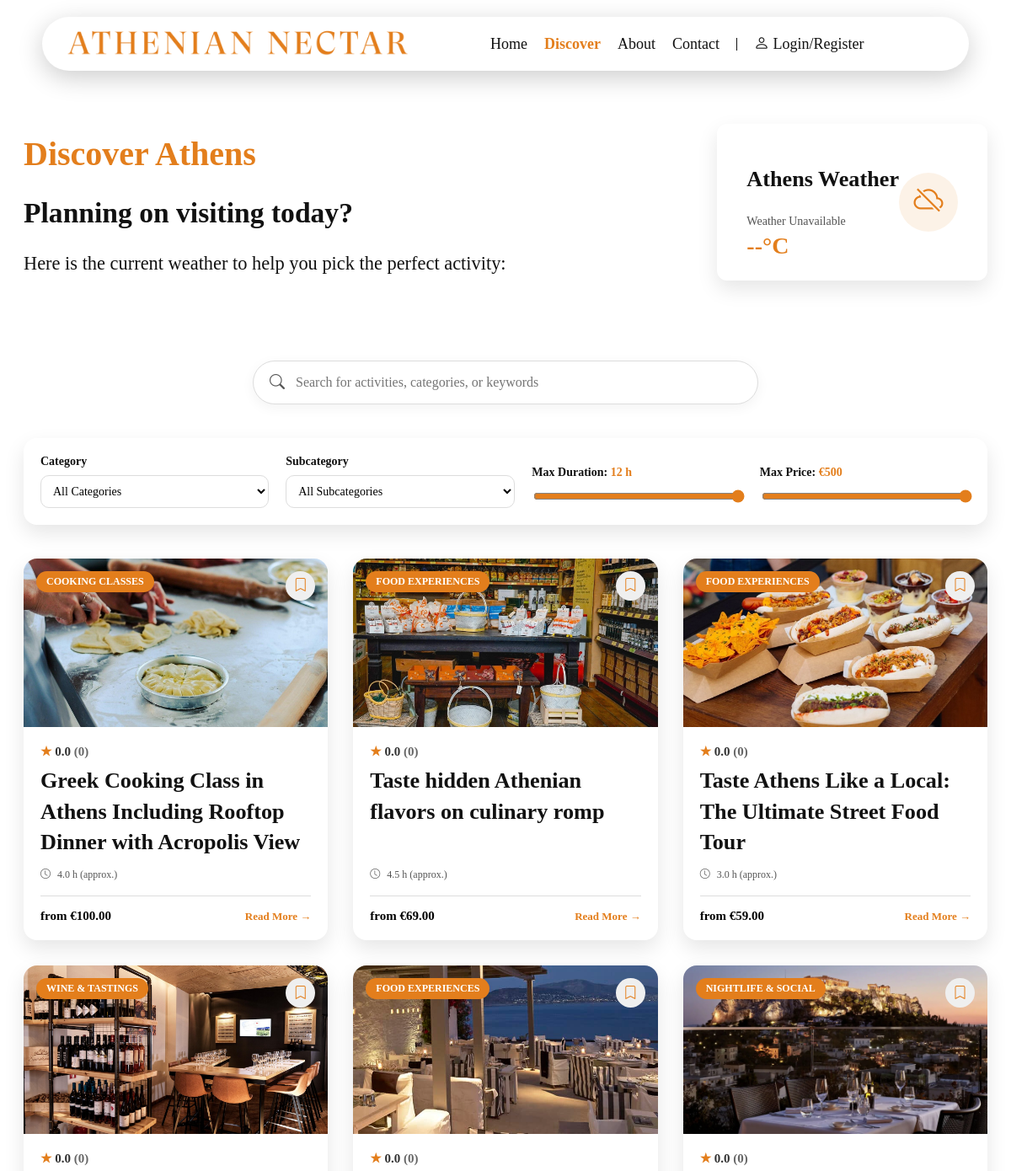
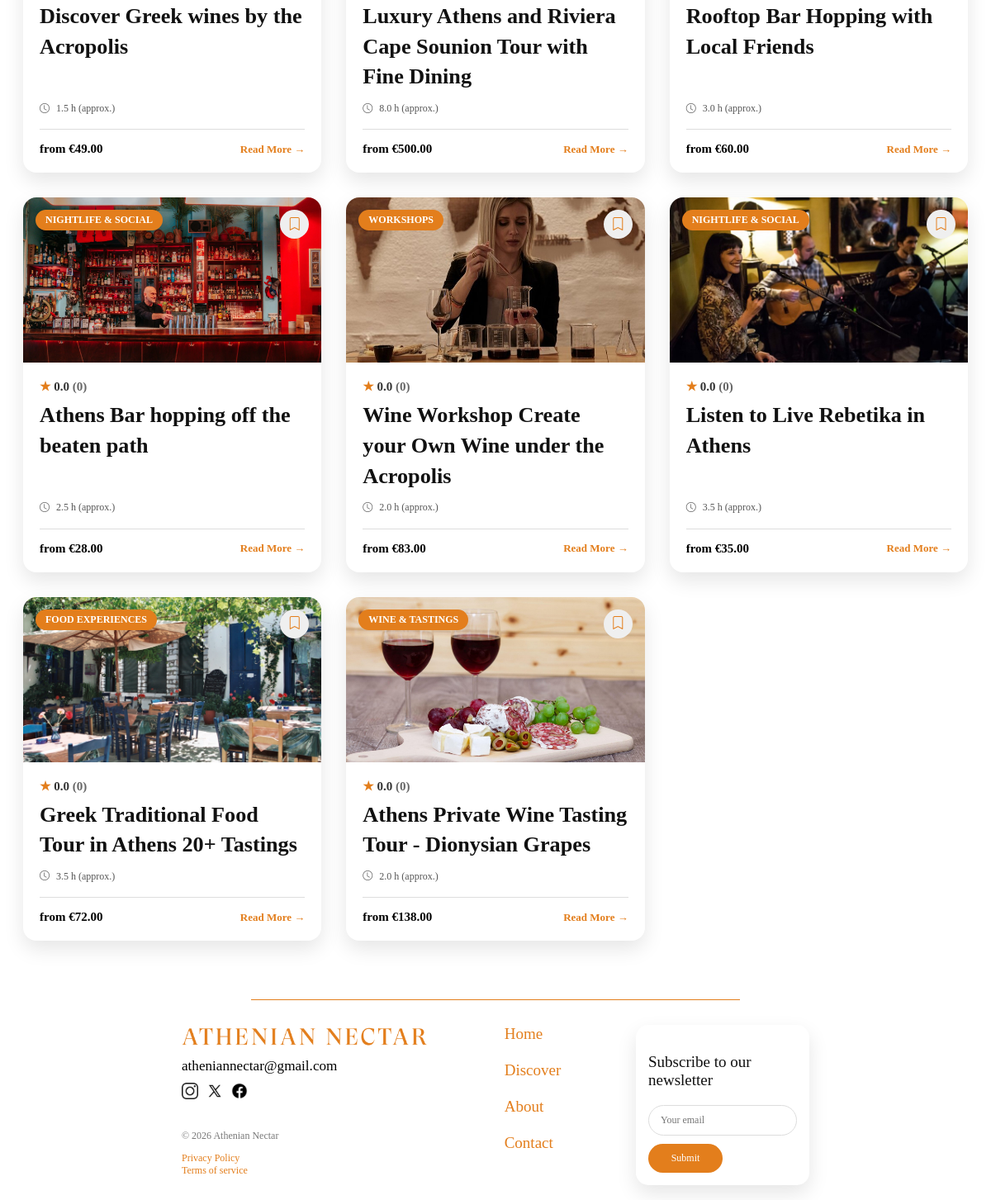
The page /discover/ on the database its author committed (2 pictures, top to bottom).
### experiences/models.py (models this page shows, shortened)
class Experience(models.Model):
    title = models.CharField(max_length=100)
    category = models.ForeignKey(Category, on_delete=models.CASCADE)
    subcategory = models.ForeignKey(Subcategory, on_delete=models.SET_NULL, blank=True, null=True)
    description = models.TextField()
    image = models.ImageField(upload_to='experiences/')
    price = models.DecimalField(max_digits=6, decimal_places=2)
    duration = models.DecimalField(max_digits=3, decimal_places=1)
    @property #allows calling a method without parameters
    def average_rating(self):
        avg = self.reviews.aggregate(Avg('rating'))['rating__avg']
        if avg is not None:
            return round(avg, 1)
        return 0.0

class Category(models.Model):
    name = models.CharField(max_length=30)
    class Meta:
        verbose_name_plural = "Categories"

### experiences/views.py (the view)
# urls.py: path('discover/', include('experiences.urls')),
def discover(request):
    all_items = Experience.objects.all()
    categories = Category.objects.all()
    subcategories = Subcategory.objects.all()
    durations = Experience.objects.exclude(duration__isnull=True).values_list('duration', flat=True).distinct().order_by('duration')
    context = {
        'items': all_items,
        'categories': categories,
        'subcategories': subcategories,
        'durations': durations,
    }
    return render(request, 'experiences/discover.html', context)

### orders/context_processors.py (called while the page is built)
def cart_processor(request):
    cart = request.session.get('cart', {})
    cart_item_count = len(cart)
    return {'cart_item_count': cart_item_count}

### experiences/templates/experiences/discover.html (shortened to what this page needs)
{% extends 'home/base.html' %}
{% load static %}
{% block extra_css %}
    <link rel="stylesheet" href="{% static 'css/discover.css' %}">
{% endblock %}
{% block content %}
<div class="discover-container">
    <div class="discover-header-layout">
        <div class="discover-header-text">
            <h1 class="orange-title">Discover Athens</h1>
            <h2>Planning on visiting today?</h2>
            <p class="subtitle">Here is the current weather to help you pick the perfect activity:</p>
        </div>
        <div class="discover-header-widget">
            <div id="weather-widget" class="weather-card" aria-live="polite">
                <div class="weather-info">
                    <h3><b>Athens Weather</b></h3>
                    <p id="weather-description">Loading...</p>
                    <h2 id="weather-temperature">--°C</h2>
                </div>
                <div class="weather-icon-container">
                    <i id="weather-icon" class="bi bi-hourglass-split" aria-hidden="true"></i>
                </div>
            </div>
        </div>
    </div>
</div>
<section class="blog-section" aria-label="Blog posts and search">
    <div class="discover-container">
        <div class="search-container">
            <i class="bi bi-search search-icon" aria-hidden="true"></i>
            <input type="text" id="blog-search" placeholder="Search for activities, categories, or keywords" maxlength="25" aria-label="Search blog posts">
        </div>
        <div class="filter-container">
            <div class="filter-group">
                <label for="category-filter" class="filter-label">Category</label>
                <select id="category-filter" class="filter-control">
                    <option value="">All Categories</option>
                </select>
            </div>
            <div class="filter-group">
                <label for="subcategory-filter" class="filter-label">Subcategory</label>
                <select id="subcategory-filter" class="filter-control">
                    <option value="">All Subcategories</option>
                </select>
            </div>
            <div class="filter-group slider-group">
                <label for="duration-filter" class="filter-label">
                    Max Duration: <span class="price-highlight"><span id="duration-value">12</span> h</span>
                </label>
                <input type="range" id="duration-filter" min="0" max="12" step="0.5" value="12">
            </div>
            <div class="filter-group slider-group">
                <label for="price-filter" class="filter-label">
                    Max Price: <span class="price-highlight">€<span id="price-value">500</span></span>
                </label>
                <input type="range" id="price-filter" min="0" max="500" value="500">
            </div>
        </div>
        <div class="blog-grid">
            {% for item in items %}
                <article class="blog-card"
                        aria-labelledby="blog-title-{{ item.id }}"
                        data-price="{{item.price}}"
                        data-category="{{ item.category.name|lower }}"
                        data-subcategory="{% if item.subcategory %}{{ item.subcategory.name|lower }}{% endif %}"
                        data-duration="{% if item.duration %}{{ item.duration|lower }}{% endif %}">
                    <div class="blog-image-wrapper">
                        {% if item.image %}
                            <img src="{{ item.image.url }}" class="blog-img" alt="Photo of {{ item.title }}">
                        {% endif %}
                        <span class="blog-category" aria-label="Category: {{ item.category.name }}">
                            {{ item.category.name }}
                        </span>
                        <button class="save-button"
                                title="Save to Favorites"
                                data-id="{{ item.id }}"
                                data-auth="{{ user.is_authenticated|yesno:'true,false' }}"
                                aria-label="Save {{ item.title }} to favorites">
                            {% if user.is_authenticated and item in user.profile.favorites.all %}
                                <i class="bi bi-bookmark-fill" aria-hidden="true" ></i>
                            {% else %}
                                <i class="bi bi-bookmark" aria-hidden="true"></i>
                            {% endif %}
                        </button>
                    </div>
                    <div class="blog-content">
                        <div class="blog-rating">
                            <span class="blog-rating-star">★</span>
                            {{ item.average_rating }}
                            <span class="blog-rating-number">({{ item.reviews.count }})</span>
                        </div>
                        <h3 id="blog-title-{{ item.id }}">
                            <a href="{% url 'experience_detail' item.id %}">{{ item.title }}</a>
                        </h3>
                        <div class="blog-details">
                            {% if item.duration %}
                                <div>
                                    <i class="bi bi-clock"></i> {{ item.duration }} h (approx.)
                                </div>
                            {% endif %}
                        </div>
                        <div class="blog-bottom-part">
                            <span class="price">
                                <b>from €{{ item.price }}</b>
                            </span>
                            <a href="{% url 'experience_detail' item.id %}" class="read-more">
                                <b> Read More <span aria-hidden="true">→</span></b>
                            </a>
                        </div>
                    </div>
                </article>
            {% endfor %}
        </div>
    </div>
</section>
{% endblock %}

### home/static/css/style.css (style rules this page uses)
:root { --bg-color: #ffffff; --text-color: #111111; --text-muted: #555555; --border-color: #dddddd; --line-color: #000000; }
body { background-color: var(--bg-color); color: var(--text-color); transition: background-color 0.3s ease, color 0.3s ease; font-family: 'Georgia', 'Perpetua', 'Perpetua Titling MT', 'Times New Roman',serif; font-size: 140%; display: flex; flex-direction: column; min-height: 100vh; }
a { color: #e37e1c; text-decoration: none; }
.orange-title { font-size: 40px; color: #e37e1c; }

### home/static/css/cart.css (style rules this page uses)
* { box-sizing: border-box; }

### rows shown on the page
Experience: image (picture), category.name "COOKING CLASSES", average_rating "0.0", reviews.count "0", title "Greek Cooking Class in Athens Including Rooftop Dinner with Acropolis View", duration "4.0", price "100.00"
Experience: image (picture), category.name "FOOD EXPERIENCES", average_rating "0.0", reviews.count "0", title "Taste hidden Athenian flavors on culinary romp", duration "4.5", price "69.00"
Experience: image (picture), category.name "FOOD EXPERIENCES", average_rating "0.0", reviews.count "0", title "Taste Athens Like a Local: The Ultimate Street Food Tour", duration "3.0", price "59.00"
Experience: image (picture), category.name "WINE & TASTINGS", average_rating "0.0", reviews.count "0", title "Discover Greek wines by the Acropolis", duration "1.5", price "49.00"
Experience: image (picture), category.name "FOOD EXPERIENCES", average_rating "0.0", reviews.count "0", title "Luxury Athens and Riviera Cape Sounion Tour with Fine Dining", duration "8.0", price "500.00"
Experience: image (picture), category.name "NIGHTLIFE & SOCIAL", average_rating "0.0", reviews.count "0", title "Rooftop Bar Hopping with Local Friends", duration "3.0", price "60.00"
Experience: image (picture), category.name "NIGHTLIFE & SOCIAL", average_rating "0.0", reviews.count "0", title "Athens Bar hopping off the beaten path", duration "2.5", price "28.00"
Experience: image (picture), category.name "WORKSHOPS", average_rating "0.0", reviews.count "0", title "Wine Workshop Create your Own Wine under the Acropolis", duration "2.0", price "83.00"
Experience: image (picture), category.name "NIGHTLIFE & SOCIAL", average_rating "0.0", reviews.count "0", title "Listen to Live Rebetika in Athens", duration "3.5", price "35.00"
Experience: image (picture), category.name "FOOD EXPERIENCES", average_rating "0.0", reviews.count "0", title "Greek Traditional Food Tour in Athens 20+ Tastings", duration "3.5", price "72.00"
Experience: image (picture), category.name "WINE & TASTINGS", average_rating "0.0", reviews.count "0", title "Athens Private Wine Tasting Tour - Dionysian Grapes", duration "2.0", price "138.00"
